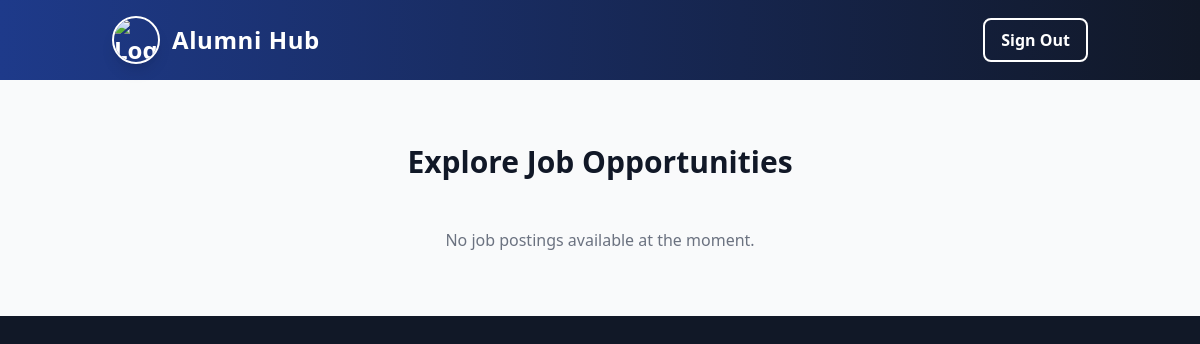
Page /jobs/ (signed in) on the earlier database version.
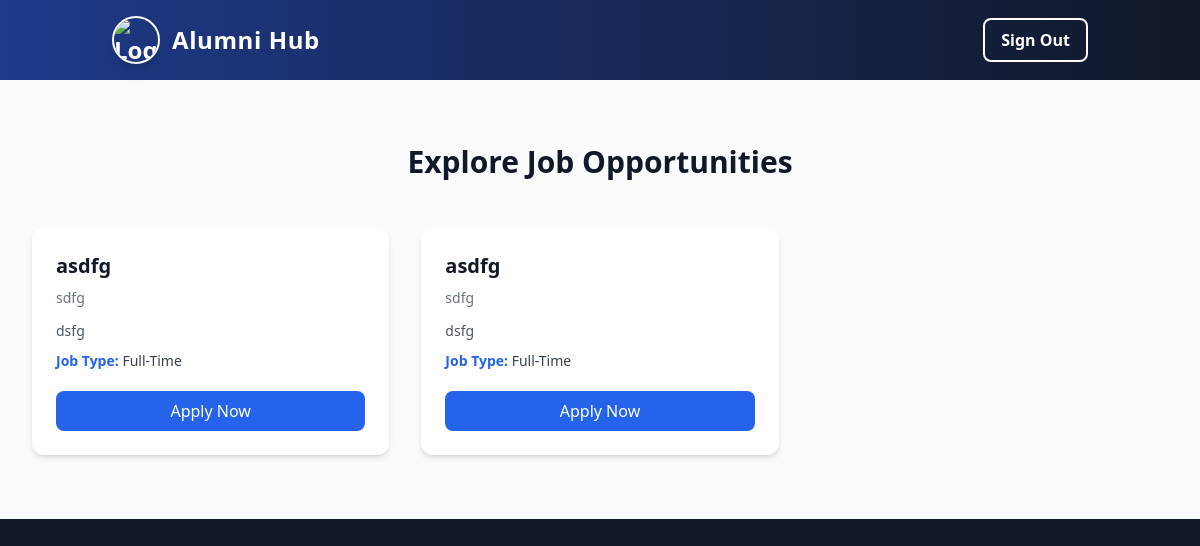
Same page on the later database version.
### myapp/models.py (models this page shows, shortened)
class JobPost(models.Model):
    job_name = models.CharField(max_length=100,default="Unnamed Job")
    company = models.CharField(max_length=255)
    description = models.TextField(blank=True)  # Changed to TextField
    job_type = models.CharField(
        max_length=100,
        choices=[("FT", "Full-Time"), ("PT", "Part-Time"),("IS", "Intern-Ship")],
        default=4  # Added default value
    )
    application_link = models.URLField(blank=True, null=True)  # Allowing blank values
    company_website = models.URLField(blank=True, null=True)  # New field for company site link

### myapp/views.py (the view)
# urls.py: path('jobs/',jobpost_list,name='jobpost_list'),
@login_required(login_url='signin')
def jobpost_list(request):
    jobs = JobPost.objects.all()  # Fetch all job posts
    return render(request, 'jobpost_list.html', {'jobs': jobs})

### templates/jobpost_list.html (shortened to what this page needs)
{% extends "home.html" %}
{% block content %}
{% include "navbar.html" %}
<section class="py-16 bg-gray-50 dark:bg-gray-900">
    <div class="mx-auto max-w-screen-xl px-6 lg:px-8">
        <h1 class="text-3xl font-extrabold text-gray-900 dark:text-white text-center mb-12">
            Explore Job Opportunities
        </h1>
        {% if jobs %}
        <div class="grid gap-8 sm:grid-cols-2 lg:grid-cols-3">
            {% for job in jobs %}
            <div class="relative overflow-hidden bg-white dark:bg-gray-800 rounded-xl shadow-md transition-transform duration-300 p-6
                        hover:scale-105 hover:shadow-2xl hover:ring-2 hover:ring-blue-400 dark:hover:ring-blue-600">
                <h2 class="text-xl font-semibold text-gray-900 dark:text-white mb-2">{{ job.job_name }}</h2>
                <p class="text-sm text-gray-500 dark:text-gray-400">{{ job.company }}</p>
                <p class="mt-3 text-gray-600 dark:text-gray-300 text-sm leading-relaxed">{{ job.description }}</p>
                <p class="mt-2 text-sm font-medium text-gray-700 dark:text-gray-400">
                    <span class="font-semibold text-blue-600 dark:text-blue-400">Job Type:</span> {{ job.get_job_type_display }}
                </p>
                <div class="mt-5 flex items-center gap-3">
                    {% if job.application_link %}
                    <a href="{{ job.application_link }}" target="_blank"
                        class="flex-1 text-center bg-blue-600 text-white font-medium px-4 py-2 rounded-lg hover:bg-blue-700 transition duration-300">
                        Apply Now
                    </a>
                    {% endif %}
                </div>
            </div>
            {% endfor %}
        </div>
        {% else %}
        <p class="text-center text-gray-500 dark:text-gray-400 mt-8">No job postings available at the moment.</p>
        {% endif %}
    </div>
</section>
{% endblock content %}

Differences in the rows shown:
added JobPost: job_name "asdfg", company "sdfg", description "dsfg", job_type "Full-Time"
added JobPost: job_name "asdfg", company "sdfg", description "dsfg", job_type "Full-Time"
Other differences:
text no longer shown: "No job postings available at the moment."
